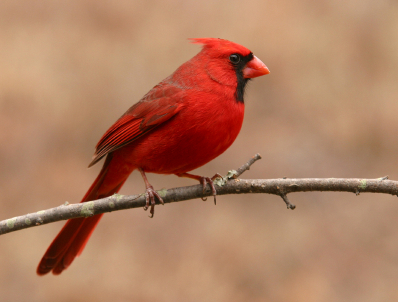
%> input picture hw2/cardinal2.jpg, 398 x 302 px, given in place of butterfly.jpg, which was not available
$ octave filtering.m   (GNU Octave 9; MATLAB toolbox functions it lacks are replaced by stand-ins)
%> lines starting %> are read from the running program, lines starting %| are printed output that depends on the picture; in (x1, y1, x2, y2) boxes, pixels count from 0 and x2, y2 are one past the last pixel; in counts of white or black regions, pixels touching at a corner belong together; the program's own positions count from 1; pictures that were not available may be replaced by others from this repository, and a replacement may not be noted
% filtering

im = imread('butterfly.jpg');
%> im is the input picture: size 302x398x3 uint8; mean R, G, B 175.5, 125.9, 97.6
im = rgb2gray(im);
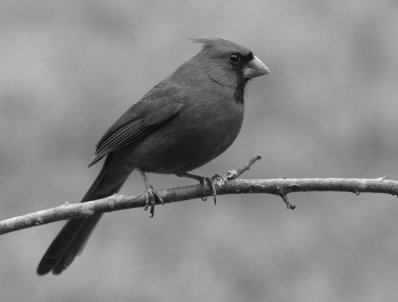
%> im: size 302x398 uint8; min 12, max 247, mean 137.5

% noise
im_salt = imnoise(im, 'salt & pepper', 0.01);
im_gauss = imnoise(im, 'gaussian');
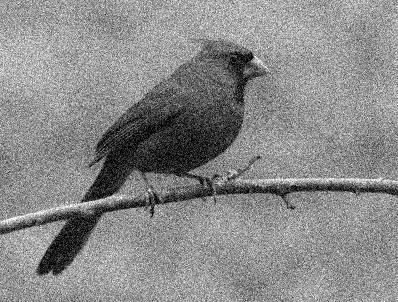
%> im_gauss: size 302x398 uint8; min 0, max 255, mean 137.5; mean of the top-left, top-right, bottom-left and bottom-right quarters 139.6, 142.3, 127, 141.3

% smoothing
filt_box_small = ones(3) / 9;
filt_box_large = ones(9) / 81;
filt_average_small = fspecial('average', 3);
filt_average_large = fspecial('average', 9);
filt_pill = fspecial('disk', 1);
filt_gauss_small = fspecial('gaussian', 20, 1);
filt_gauss_large = fspecial('gaussian', 20, 3);
%filtered_image = imgaussfilt(image, sigma, 'FilterSize', hsize);

% detail-finding or edge-finding
filt_sobel = fspecial('sobel');
filt_prewitt = fspecial('prewitt');
filt_lap = fspecial('laplacian');

% apply filters to salt and pepper noise
figure; imshow(im_salt); title('salt&pepper noise');
figure; imshow(imfilter(im_salt, filt_box_small)); title('salt&pepper noise, small box');
figure; imshow(imfilter(im_salt, filt_box_large)); title('salt&pepper noise, large box');
figure; imshow(imfilter(im_salt, filt_gauss_small)); title('salt&pepper noise, small sigma');
figure; imshow(imfilter(im_salt, filt_gauss_large)); title('salt&pepper noise, large sigma');
figure; imshow(medfilt2(im_salt)); title('salt&pepper noise, median filter');
input('press any key to continue...');

% apply filters to gaussian noise
figure; imshow(im_gauss); title('gaussian noise');
figure; imshow(imfilter(im_gauss, filt_box_small)); title('gaussian noise, small box');
figure; imshow(imfilter(im_gauss, filt_box_large)); title('gaussian noise, large box');
figure; imshow(imfilter(im_gauss, filt_gauss_small)); title('gaussian noise, small sigma');
figure; imshow(imfilter(im_gauss, filt_gauss_large)); title('gaussian noise, large sigma');
figure; imshow(medfilt2(im_gauss)); title('gaussian noise, median filter');
input('press any key to continue...');

% add grid
grid = zeros(size(im, 1), size(im, 2));
for i = 10:50:size(im, 2)
    grid(:, i) = 255 * ones(size(im, 1), 1);
end
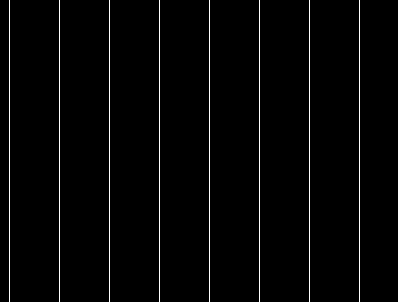
%> grid: size 302x398 double; 2% white in thin lines or dots, all inside (x1, y1, x2, y2) = (9, 0, 360, 302)
im = im + uint8(grid);
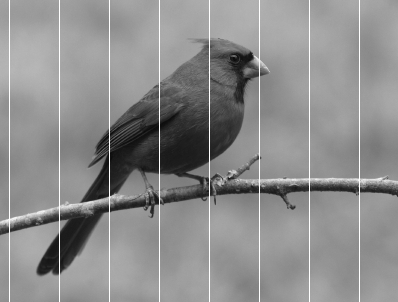
%> im: size 302x398 uint8; min 12, max 255, mean 139.9
figure; imshow(im); title('image with grid over it');
input('press any key to continue...');

% apply smoothing filter to grid
figure; imshow(imfilter(im, filt_box_small)); title('box over grid');
%> after `imshow(imfilter(im, filt_box_small))`:
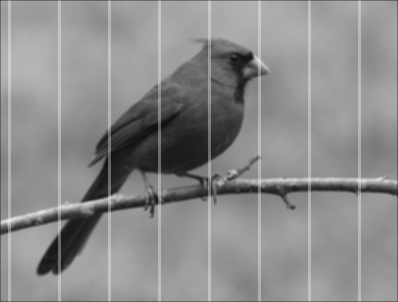
%> displayed picture: size 302x398, on the screen's scale of 0 to 255; min 15, max 236, mean 139.3
figure; imshow(imfilter(im, filt_gauss_small)); title('gaussian over grid');

% apply median filter over grid
med_filtered = medfilt2(im);
figure; imshow(med_filtered); title('median over grid');
input('press any key to continue...');

% find edges
figure; imshow(imfilter(im, filt_sobel)); title('horizontal edges');
%> after `imshow(imfilter(im, filt_sobel))`:
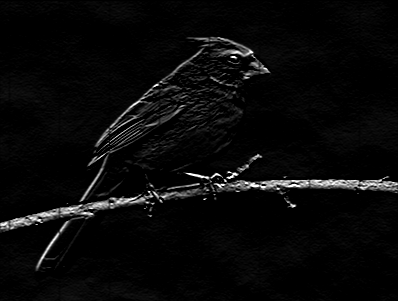
%> displayed picture: size 302x398, on the screen's scale of 0 to 255; min 0, max 255, mean 10
figure; imshow(imfilter(im, filt_sobel')); title('vertical edges');
%> after `imshow(imfilter(im, filt_sobel'))`:
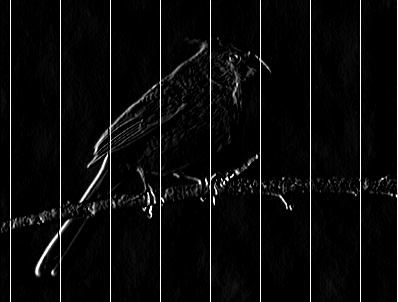
%> displayed picture: size 302x398, on the screen's scale of 0 to 255; min 0, max 255, mean 11.3
